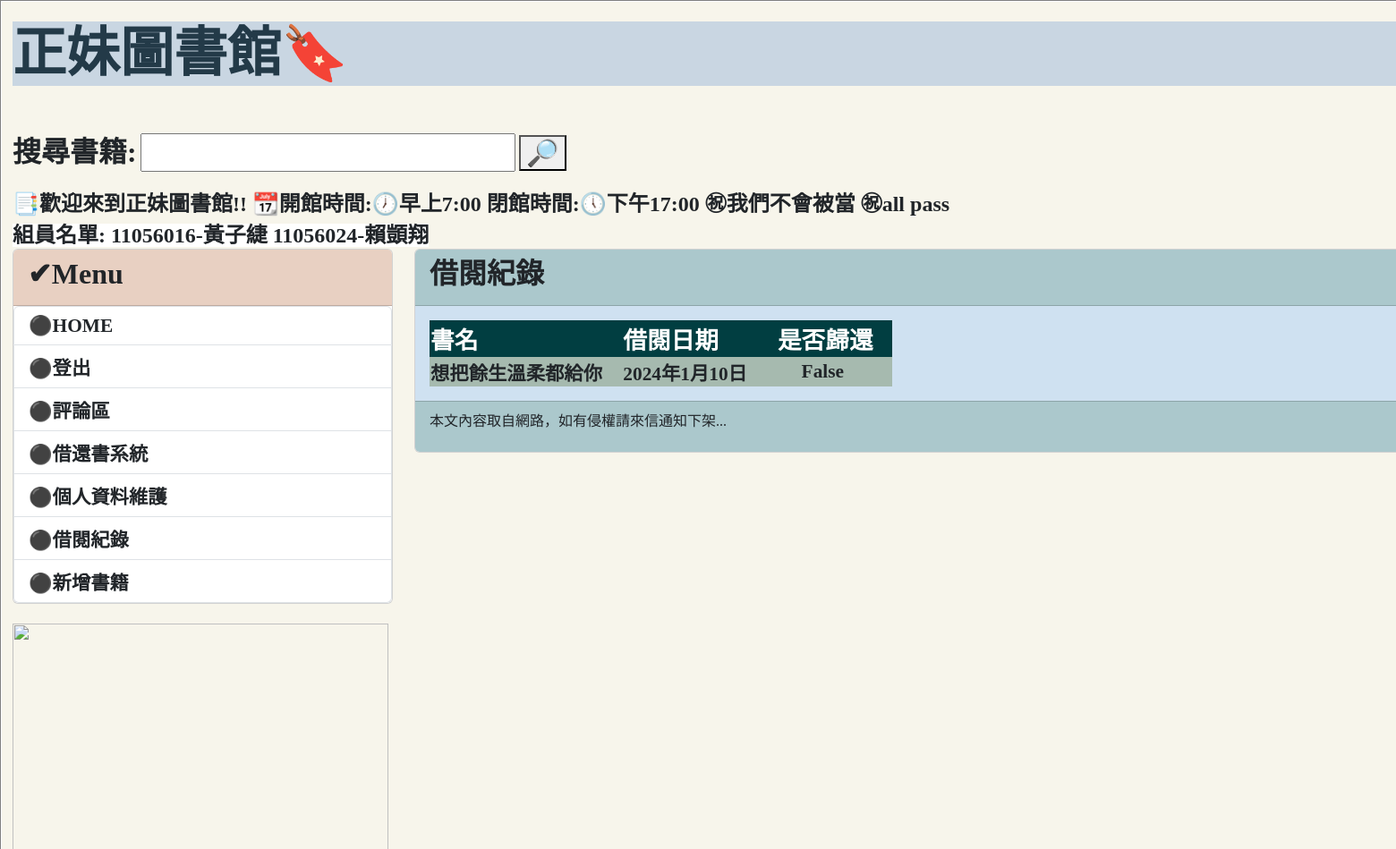
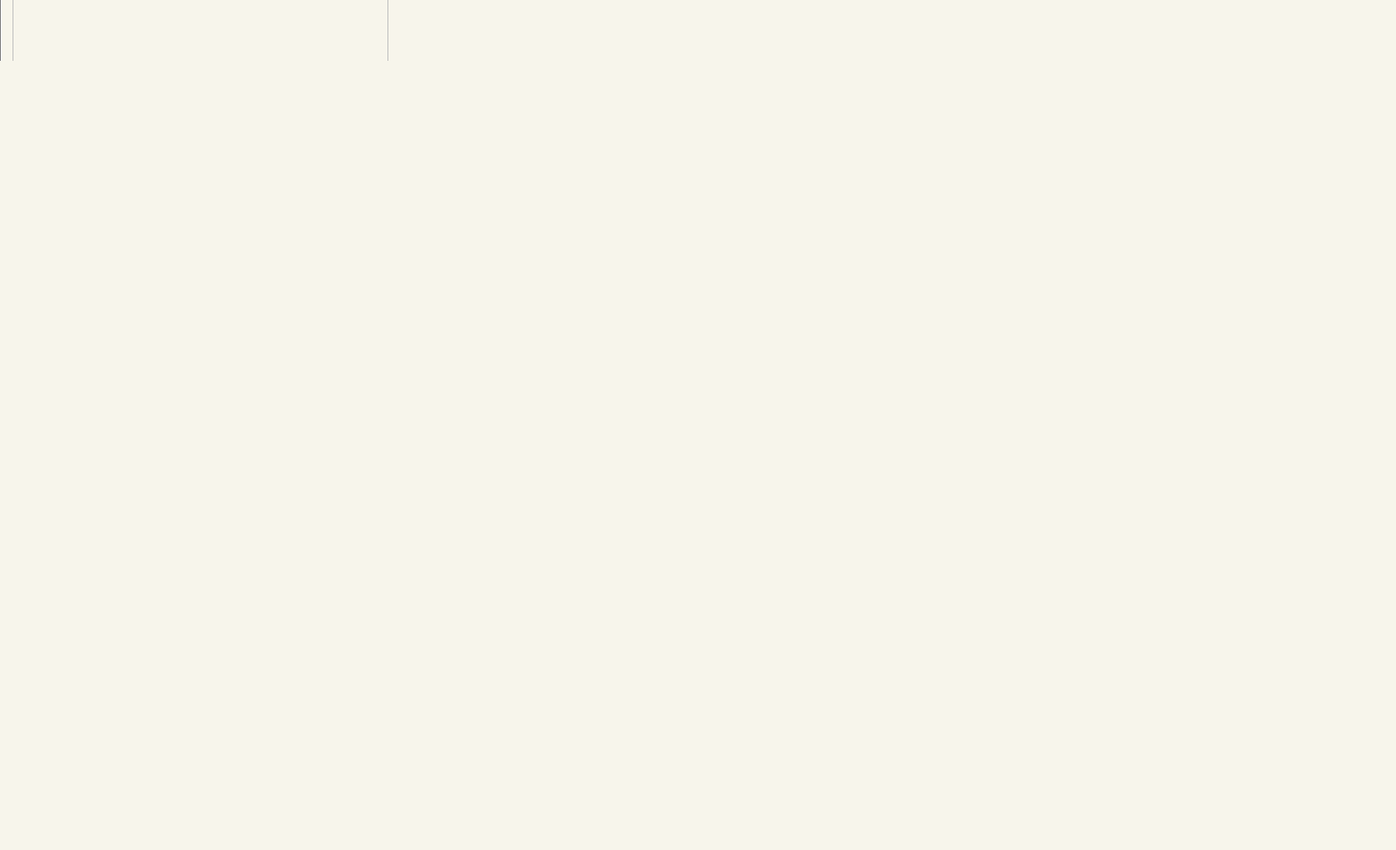
Page /borrowlist/ (signed in) on the committed database (2 pictures, top to bottom).
### mysite/models.py (models this page shows, shortened)
class BorrowingRecord(models.Model):
    user = models.ForeignKey(User, on_delete=models.CASCADE,null=True)
    book = models.ForeignKey(Post, on_delete=models.CASCADE)
    borrowing_date = models.DateField(auto_now_add=True)
    actual_return_date = models.DateField(null=True, blank=True)
    is_returned = models.BooleanField(default=False)

class Post(models.Model):
    title = models.CharField(max_length=200)
    slug = models.CharField(max_length=200)
    body = models.TextField()
    pub_date = models.DateTimeField(auto_now_add=True)
    isBorrow = models.BooleanField(("外借中"),default=True)
    class Meta:
        ordering = ('-pub_date',)

### mysite/views.py (the view)
# urls.py: path('borrowlist/',mv.getBorrowListByUser,name='borrowList'),
@login_required
def getBorrowListByUser(request):
    borrowList=BorrowingRecord.objects.filter(user=request.user).order_by('-borrowing_date','-is_returned')
    return render(request,'getBorrowList.html',locals())

### templates/getBorrowList.html (shortened to what this page needs)
{% extends "base.html" %}
{% block headmessage %}
<div style="display: flex;justify-content: space-between; align-items: center;">
    <h3 style='font-family:微軟正黑體;font-weight:bold;font-size:24pt'>借閱紀錄</h3>
</div>
{%endblock headmessage%}
{% block content%}
{% if borrowList %}
    <table>
        <tr>
            <td style='font-family:微軟正黑體; font-weight:bold;font-size:20pt;background-color:#013E41;color:ffffff'>書名&nbsp;</td>
            <td style='font-family:微軟正黑體; font-weight:bold;font-size:20pt;background-color:#013E41;color:ffffff'>借閱日期&nbsp;</td>
            <td style='font-family:微軟正黑體; font-weight:bold;font-size:20pt;background-color:#013E41;color:ffffff'>是否歸還&nbsp;&nbsp;&nbsp;</td>
        </tr>
        {% for l in borrowList %}
            <tr>
                <td style='font-family:微軟正黑體; font-weight:bold;font-size:16pt;background-color:#A6BAAF'>{{ l.book.title }}&nbsp;&nbsp;&nbsp;&nbsp;</td>
                <td style='font-family:微軟正黑體; font-weight:bold;font-size:16pt;background-color:#A6BAAF'>{{ l.borrowing_date }}&nbsp;&nbsp;&nbsp;&nbsp;&nbsp;&nbsp;</td>
                {% now "Y-m-d" as current_datetime %}
                <td style='font-family:微軟正黑體; font-weight:bold;font-size:16pt;background-color:#A6BAAF'>&nbsp;&nbsp;&nbsp;&nbsp;&nbsp;{{ l.is_returned}}</td>
            </tr>
        {% endfor %}
    </table>
{% else %}
    <p>尚未有借閱資料</p>
{% endif %}
{% endblock content %}

### rows in the picture
BorrowingRecord: book "想把餘生溫柔都給你", borrowing_date "2024年1月10日", is_returned "False"
